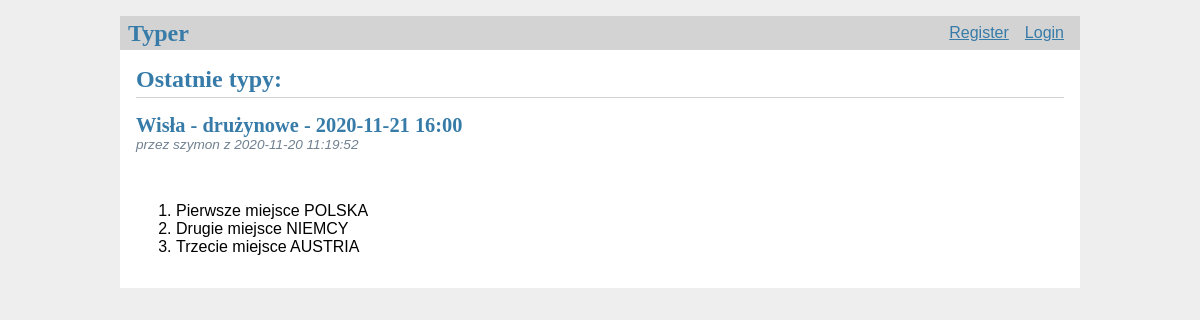
The page / on the database its author committed.
### tables this page shows
CREATE TABLE bets(
    id INTEGER PRIMARY KEY AUTOINCREMENT,
    user_id INTEGER NOT NULL,
    created TIMESTAMP NOT NULL DEFAULT CURRENT_TIMESTAMP,
    first_place TEXT NOT NULL,
    second_place TEXT NOT NULL,
    third_place TEXT NOT NULL,
    tournament_id INTEGER NOT NULL,
    FOREIGN KEY (user_id) REFERENCES user (id),
    FOREIGN KEY (tournament_id) REFERENCES tournaments (id)
);

CREATE TABLE tournaments(
    id INTEGER PRIMARY KEY AUTOINCREMENT,
    place TEXT NOT NULL,
    type TEXT NOT NULL,
    date_time DATETIME NOT NULL,
    first_place TEXT NOT NULL DEFAULT "TBA",
    second_place TEXT NOT NULL DEFAULT "TBA",
    third_place TEXT NOT NULL DEFAULT "TBA",
    status TEXT NOT NULL
);

CREATE TABLE user(
    id INTEGER PRIMARY KEY AUTOINCREMENT,
    username TEXT UNIQUE NOT NULL,
    password TEXT NOT NULL,
    times_bet INTEGER NOT NULL DEFAULT 0,
    times_exact INTEGER NOT NULL DEFAULT 0,
    points INTEGER NOT NULL DEFAULT 0
);

### flaskr/typer.py (the view)
@bp.route('/')
def index():
    db = get_db()
    posts = db.execute(
        'SELECT p.id, p.first_place, p.second_place, p.third_place, created, user_id, username, tournament_id,'
        ' place, type, date_time FROM bets p'
        ' JOIN user u ON p.user_id = u.id'
        ' JOIN tournaments t ON p.tournament_id = t.id'
        ' ORDER BY created DESC'
    ).fetchall()
    return render_template('typer/index.html', posts=posts)

### flaskr/auth.py (called while the page is built)
@bp.before_app_request
def load_logged_in_user():
    user_id = session.get('user_id')
    if user_id is None:
        g.user = None
    else:
        g.user = get_db().execute(
            'SELECT * FROM user WHERE id = ?', (user_id,)
        ).fetchone()

### flaskr/db.py (called while the page is built)
def get_db():
    if 'db' not in g:
        g.db = sqlite3.connect(
            current_app.config['DATABASE'],
            detect_types=sqlite3.PARSE_DECLTYPES
        )
        g.db.row_factory = sqlite3.Row
    return g.db

### flaskr/templates/typer/index.html (shortened to what this page needs)
{% extends 'base.html' %}
{% block header %}
    <h1>{% block title %}Ostatnie typy:{% endblock %}</h1>
{% endblock %}
{% block content %}
    {% for post in posts %}
        <article class="post">
            <header>
                <div>
                    <h1>{{ post['place'] }} - {{ post['type'] }} - {{ post['date_time'] }}</h1>
                    <div class="about">przez {{ post['username'] }} z {{ post['created'] }}</div>
                </div>
            </header>
            <p class="body">
                <ol>
                    <li>Pierwsze miejsce {{ post['first_place'] }}</li>
                    <li>Drugie miejsce {{ post['second_place'] }}</li>
                    <li>Trzecie miejsce {{ post['third_place'] }}</li>
                </ol>
            </p>
        </article>
    {% endfor %}
{% endblock %}

### flaskr/templates/base.html (shortened to what this page needs)
<!doctype html>
<link rel="stylesheet" href="{{ url_for('static', filename='style.css') }}">
<nav>
    <h1>Typer</h1>
    <ul>
        {% if g.user %}
            <li><span>{{ g.user['username'] }}</span></li>
            <li><a href="{{ url_for('auth.logout') }}">Log Out</a></li>
        {% else %}
            <li><a href="{{ url_for('auth.register') }}">Register</a></li>
            <li><a href="{{ url_for('auth.login') }}">Login</a></li>
        {% endif %}
    </ul>
</nav>
<section class="content">
    <header>
        {% block header %}{% endblock %}
    </header>
    {% block content %}{% endblock %}
</section>

### flaskr/static/style.css (style rules this page uses)
h1 { font-family: serif; color: #377ba8; margin: 1rem 0; }
a { color: #377ba8; }
nav { background: lightgray; display: flex; align-items: center; padding: 0 0.5rem; }
nav h1 { flex: auto; margin: 0; }
nav ul { display: flex; list-style: none; margin: 0; padding: 0; }
nav ul li a, nav ul li span, header .action { display: block; padding: 0.5rem; }
.content { padding: 0 1rem 1rem; }
.content > header { border-bottom: 1px solid lightgray; display: flex; align-items: flex-end; }
.content > header h1 { flex: auto; margin: 1rem 0 0.25rem 0; }
.post > header { display: flex; align-items: flex-end; font-size: 0.85em; }
.post > header > div:first-of-type { flex: auto; }
.post > header h1 { font-size: 1.5em; margin-bottom: 0; }
.post .about { color: slategray; font-style: italic; }
.post .body { white-space: pre-line; }
.content:last-child { margin-bottom: 0; }

### rows shown on the page
bets: place "Wisła", type "drużynowe", date_time "2020-11-21 16:00", username "szymon", created "2020-11-20 11:19:52", first_place "POLSKA", second_place "NIEMCY", third_place "AUSTRIA"
